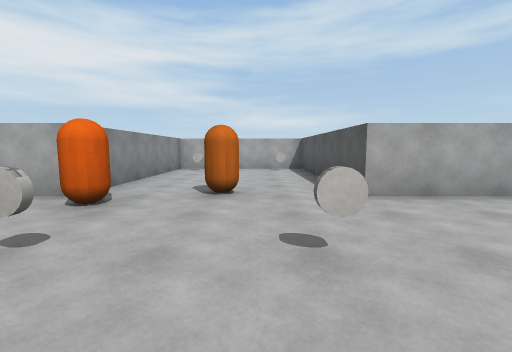
View 1 (above)

12 first-person views from a walk through a 3-D level made in the Unity game engine. The camera is 1.3 m above the floor, tilts 6° down and sees 90° across. Doors are open. The floor is counted in squares, 2 m on a side. Each view is taken from the middle of a square. On the plan, view 1 faces up. The plan holds only what a view shows up to about 9 squares ahead; the rest is blank. The player character is not drawn. Surface patterns are stand-ins for the level's own textures.

View 2
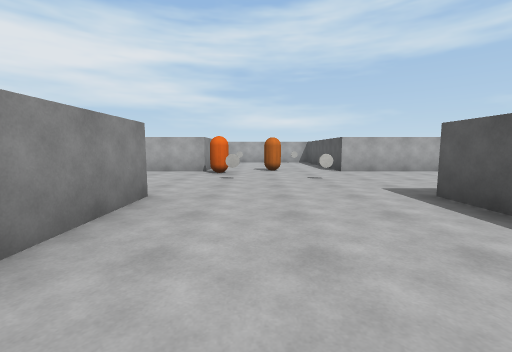

View 3
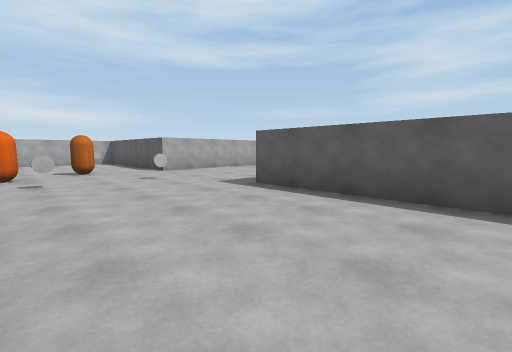

View 4
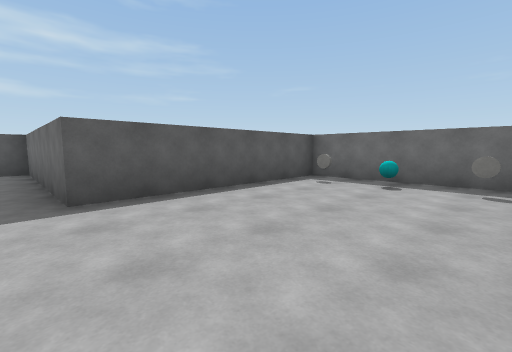

View 5
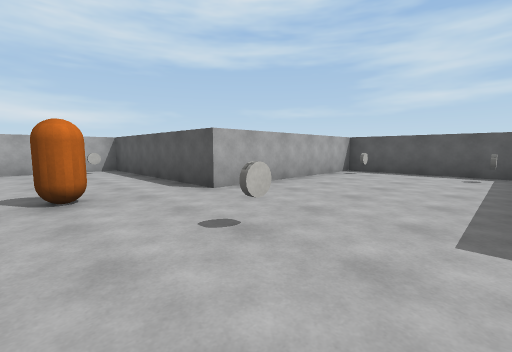

View 6
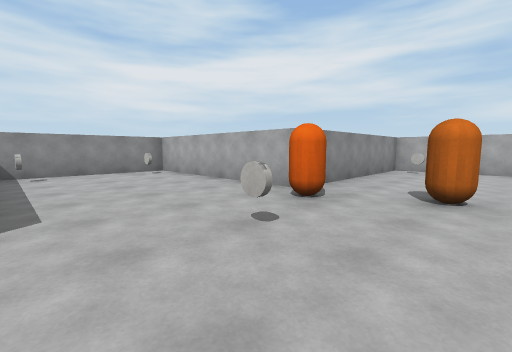

View 7
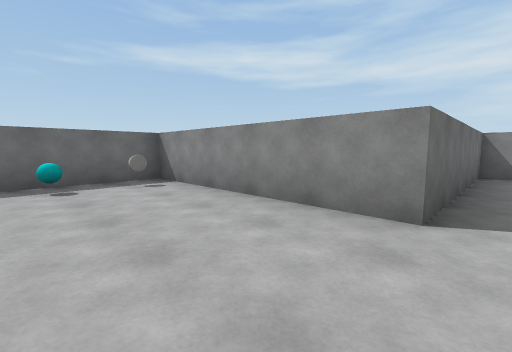

View 8
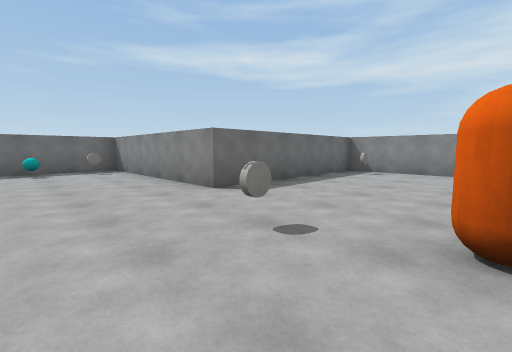

View 9
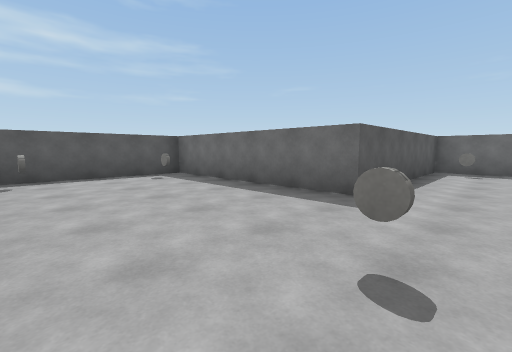

View 10
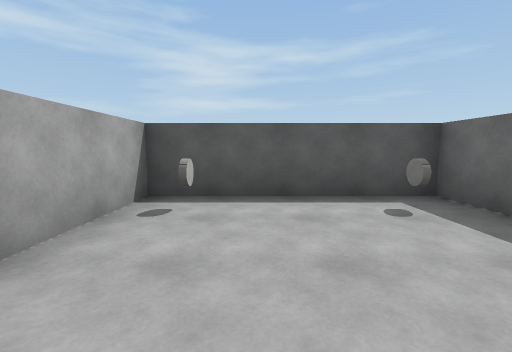

View 11
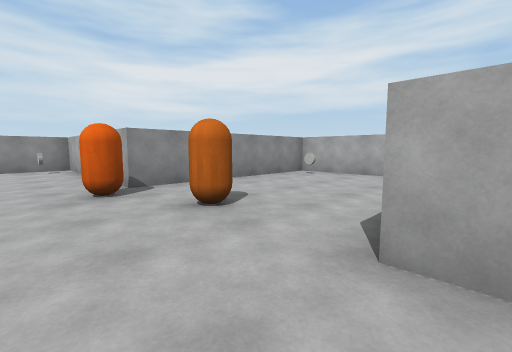

View 12
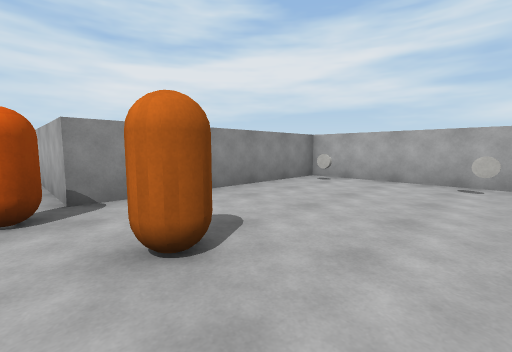

### Floor plan
Points are (right, up) in squares from view 1. A wall is a line through its corners. A room is listed if a view was taken in it or the views show most of it. See-through windows are left out.
Room 1 (views 1, 4, 5, 6, 7, 8, 9, 12)
walls: (-2.5, -0.5) (-2.5, -2.5); (1.5, -2.5) (1.5, -0.5)
ways out: opening at (-0.5, -1.5) to room 2; open door at (-2, -1.5) to room 2; open door at (1, -1.5) to room 2; opening at (2.5, 1.5) to room 3; open door at (2.5, 0) to room 3; open door at (2.5, 3) to room 3; opening at (-0.5, 4.5) to room 4; open door at (-2, 4.5) to room 4; open door at (1, 4.5) to room 4; opening at (-3.5, 1.5) to room 5; open door at (-3.5, 0) to room 5; open door at (-3.5, 3) to room 5
objects: other object (-2, 2); other object (-2, 3); other object (0, 2)
Room 2 (views 2, 3)
walls: (-2.5, -2.5) (-2.5, -5.5) (1.5, -5.5) (1.5, -2.5)
ways out: opening at (-0.5, -1.5) to room 1; open door at (-2, -1.5) to room 1; open door at (1, -1.5) to room 1
objects: other object (-2, -5); other object (-1, -5); other object (1, -5)
Room 3 (views 10, 11)
walls: (1.5, -0.5) (6.5, -0.5) (6.5, 3.5) (1.5, 3.5)
ways out: opening at (2.5, 1.5) to room 1; open door at (2.5, 0) to room 1; open door at (2.5, 3) to room 1
objects: other object (6, 0); other object (6, 3)
Room 4 (no view inside)
walls: (1.5, 3.5) (1.5, 8.5) (-2.5, 8.5) (-2.5, 3.5)
ways out: opening at (-0.5, 4.5) to room 1; open door at (-2, 4.5) to room 1; open door at (1, 4.5) to room 1
objects: other object (-2, 8); other object (-1, 4) to (0, 4); other object (1, 8)
Room 5 (no view inside)
walls: (-2.5, 3.5) (-7.5, 3.5) (-7.5, -0.5) (-2.5, -0.5)
ways out: opening at (-3.5, 1.5) to room 1; open door at (-3.5, 0) to room 1; open door at (-3.5, 3) to room 1
objects: other object (-7, 0); other object (-7, 3)

Where each view was taken, in squares from view 1:
view 1: 0 up, 0 right, facing up
view 2: 4 down, 1 left, facing up
view 3: 4 down, 2 left, facing up-right
view 4: 0 up, 2 left, facing down-right
view 5: 0 up, 1 left, facing up-right
view 6: 0 up, 0 right, facing up-left
view 7: 0 up, 0 right, facing down-left
view 8: 3 up, 0 right, facing down-left
view 9: 3 up, 0 right, facing down-right
view 10: 2 up, 3 right, facing right
view 11: 2 up, 2 right, facing up-left
view 12: 3 up, 1 right, facing up-left
